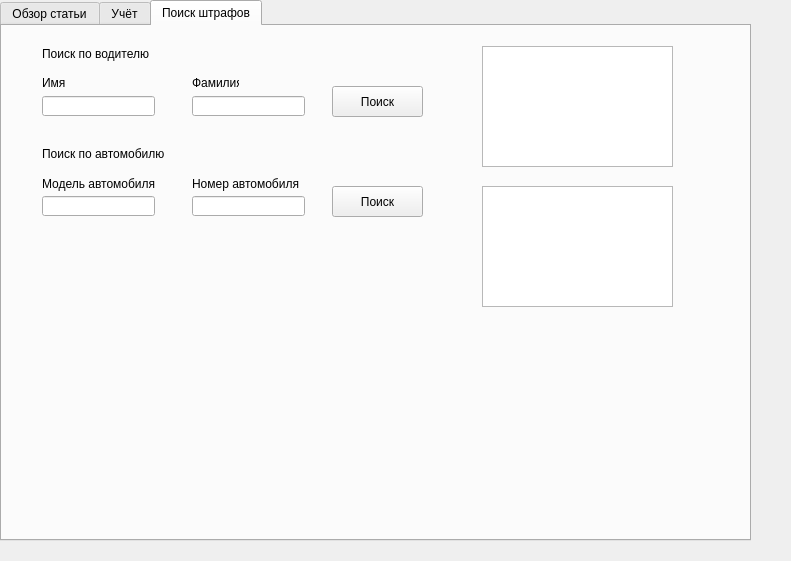
<?xml version="1.0" encoding="UTF-8"?>
<ui version="4.0">
 <class>Dialog</class>
 <widget class="QDialog" name="Dialog">
  <property name="geometry">
   <rect>
    <x>0</x>
    <y>0</y>
    <width>791</width>
    <height>561</height>
   </rect>
  </property>
  <property name="windowTitle">
   <string>Dialog</string>
  </property>
  <widget class="QTabWidget" name="tabWidget">
   <property name="geometry">
    <rect>
     <x>0</x>
     <y>0</y>
     <width>751</width>
     <height>541</height>
    </rect>
   </property>
   <property name="currentIndex">
    <number>2</number>
   </property>
   <widget class="QWidget" name="tab">
    <attribute name="title">
     <string>Обзор статьи</string>
    </attribute>
    <widget class="QTextBrowser" name="textBrowser_2">
     <property name="geometry">
      <rect>
       <x>340</x>
       <y>190</y>
       <width>256</width>
       <height>192</height>
      </rect>
     </property>
    </widget>
    <widget class="QLineEdit" name="lineEdit">
     <property name="geometry">
      <rect>
       <x>60</x>
       <y>70</y>
       <width>181</width>
       <height>21</height>
      </rect>
     </property>
    </widget>
    <widget class="QLabel" name="label_3">
     <property name="geometry">
      <rect>
       <x>350</x>
       <y>160</y>
       <width>47</width>
       <height>13</height>
      </rect>
     </property>
     <property name="text">
      <string>Штраф</string>
     </property>
    </widget>
    <widget class="QLabel" name="label">
     <property name="geometry">
      <rect>
       <x>60</x>
       <y>50</y>
       <width>121</width>
       <height>16</height>
      </rect>
     </property>
     <property name="text">
      <string>Номер статьи</string>
     </property>
    </widget>
    <widget class="QLabel" name="label_2">
     <property name="geometry">
      <rect>
       <x>70</x>
       <y>160</y>
       <width>71</width>
       <height>16</height>
      </rect>
     </property>
     <property name="text">
      <string>Содержание</string>
     </property>
    </widget>
    <widget class="QTextBrowser" name="textBrowser">
     <property name="geometry">
      <rect>
       <x>50</x>
       <y>190</y>
       <width>256</width>
       <height>192</height>
      </rect>
     </property>
    </widget>
    <widget class="QPushButton" name="pushButton">
     <property name="geometry">
      <rect>
       <x>80</x>
       <y>110</y>
       <width>131</width>
       <height>31</height>
      </rect>
     </property>
     <property name="text">
      <string>Поиск</string>
     </property>
    </widget>
   </widget>
   <widget class="QWidget" name="tab_2">
    <attribute name="title">
     <string>Учёт</string>
    </attribute>
    <widget class="QLineEdit" name="lineEdit_2">
     <property name="geometry">
      <rect>
       <x>30</x>
       <y>40</y>
       <width>131</width>
       <height>20</height>
      </rect>
     </property>
    </widget>
    <widget class="QLineEdit" name="lineEdit_3">
     <property name="geometry">
      <rect>
       <x>330</x>
       <y>40</y>
       <width>111</width>
       <height>20</height>
      </rect>
     </property>
    </widget>
    <widget class="QLineEdit" name="lineEdit_4">
     <property name="geometry">
      <rect>
       <x>180</x>
       <y>40</y>
       <width>131</width>
       <height>20</height>
      </rect>
     </property>
    </widget>
    <widget class="QPushButton" name="pushButton_2">
     <property name="geometry">
      <rect>
       <x>270</x>
       <y>90</y>
       <width>141</width>
       <height>41</height>
      </rect>
     </property>
     <property name="text">
      <string>Добавить водителя</string>
     </property>
    </widget>
    <widget class="QLabel" name="label_4">
     <property name="geometry">
      <rect>
       <x>30</x>
       <y>20</y>
       <width>47</width>
       <height>13</height>
      </rect>
     </property>
     <property name="text">
      <string>Имя</string>
     </property>
    </widget>
    <widget class="QLabel" name="label_5">
     <property name="geometry">
      <rect>
       <x>180</x>
       <y>20</y>
       <width>51</width>
       <height>16</height>
      </rect>
     </property>
     <property name="text">
      <string>Фамилия</string>
     </property>
    </widget>
    <widget class="QLabel" name="label_6">
     <property name="geometry">
      <rect>
       <x>330</x>
       <y>20</y>
       <width>121</width>
       <height>16</height>
      </rect>
     </property>
     <property name="text">
      <string>Модель автомобиля</string>
     </property>
    </widget>
    <widget class="QLineEdit" name="lineEdit_5">
     <property name="geometry">
      <rect>
       <x>590</x>
       <y>40</y>
       <width>111</width>
       <height>20</height>
      </rect>
     </property>
    </widget>
    <widget class="QLabel" name="label_7">
     <property name="geometry">
      <rect>
       <x>590</x>
       <y>20</y>
       <width>121</width>
       <height>16</height>
      </rect>
     </property>
     <property name="text">
      <string>Номер штрафа</string>
     </property>
    </widget>
    <widget class="QLineEdit" name="lineEdit_6">
     <property name="geometry">
      <rect>
       <x>460</x>
       <y>40</y>
       <width>111</width>
       <height>20</height>
      </rect>
     </property>
    </widget>
    <widget class="QLabel" name="label_8">
     <property name="geometry">
      <rect>
       <x>460</x>
       <y>20</y>
       <width>121</width>
       <height>16</height>
      </rect>
     </property>
     <property name="text">
      <string>Номер автомобиля</string>
     </property>
    </widget>
    <widget class="QPushButton" name="pushButton_3">
     <property name="geometry">
      <rect>
       <x>430</x>
       <y>90</y>
       <width>141</width>
       <height>41</height>
      </rect>
     </property>
     <property name="text">
      <string>Сохранить</string>
     </property>
    </widget>
   </widget>
   <widget class="QWidget" name="tab_3">
    <attribute name="title">
     <string>Поиск штрафов</string>
    </attribute>
    <widget class="QLabel" name="label_9">
     <property name="geometry">
      <rect>
       <x>40</x>
       <y>20</y>
       <width>151</width>
       <height>16</height>
      </rect>
     </property>
     <property name="text">
      <string>Поиск по водителю</string>
     </property>
    </widget>
    <widget class="QPushButton" name="pushButton_5">
     <property name="geometry">
      <rect>
       <x>330</x>
       <y>60</y>
       <width>91</width>
       <height>31</height>
      </rect>
     </property>
     <property name="text">
      <string>Поиск</string>
     </property>
    </widget>
    <widget class="QLineEdit" name="lineEdit_7">
     <property name="geometry">
      <rect>
       <x>40</x>
       <y>70</y>
       <width>113</width>
       <height>20</height>
      </rect>
     </property>
    </widget>
    <widget class="QLineEdit" name="lineEdit_8">
     <property name="geometry">
      <rect>
       <x>190</x>
       <y>70</y>
       <width>113</width>
       <height>20</height>
      </rect>
     </property>
    </widget>
    <widget class="QLabel" name="label_10">
     <property name="geometry">
      <rect>
       <x>40</x>
       <y>50</y>
       <width>47</width>
       <height>13</height>
      </rect>
     </property>
     <property name="text">
      <string>Имя</string>
     </property>
    </widget>
    <widget class="QLabel" name="label_11">
     <property name="geometry">
      <rect>
       <x>190</x>
       <y>50</y>
       <width>47</width>
       <height>13</height>
      </rect>
     </property>
     <property name="text">
      <string>Фамилия</string>
     </property>
    </widget>
    <widget class="QLabel" name="label_12">
     <property name="geometry">
      <rect>
       <x>40</x>
       <y>120</y>
       <width>151</width>
       <height>16</height>
      </rect>
     </property>
     <property name="text">
      <string>Поиск по автомобилю</string>
     </property>
    </widget>
    <widget class="QLineEdit" name="lineEdit_9">
     <property name="geometry">
      <rect>
       <x>40</x>
       <y>170</y>
       <width>113</width>
       <height>20</height>
      </rect>
     </property>
    </widget>
    <widget class="QLineEdit" name="lineEdit_10">
     <property name="geometry">
      <rect>
       <x>190</x>
       <y>170</y>
       <width>113</width>
       <height>20</height>
      </rect>
     </property>
    </widget>
    <widget class="QLabel" name="label_13">
     <property name="geometry">
      <rect>
       <x>40</x>
       <y>150</y>
       <width>121</width>
       <height>16</height>
      </rect>
     </property>
     <property name="text">
      <string>Модель автомобиля</string>
     </property>
    </widget>
    <widget class="QLabel" name="label_14">
     <property name="geometry">
      <rect>
       <x>190</x>
       <y>150</y>
       <width>121</width>
       <height>16</height>
      </rect>
     </property>
     <property name="text">
      <string>Номер автомобиля</string>
     </property>
    </widget>
    <widget class="QPushButton" name="pushButton_6">
     <property name="geometry">
      <rect>
       <x>330</x>
       <y>160</y>
       <width>91</width>
       <height>31</height>
      </rect>
     </property>
     <property name="text">
      <string>Поиск</string>
     </property>
    </widget>
    <widget class="QTextEdit" name="textEdit">
     <property name="geometry">
      <rect>
       <x>480</x>
       <y>20</y>
       <width>191</width>
       <height>121</height>
      </rect>
     </property>
    </widget>
    <widget class="QTextEdit" name="textEdit_2">
     <property name="geometry">
      <rect>
       <x>480</x>
       <y>160</y>
       <width>191</width>
       <height>121</height>
      </rect>
     </property>
    </widget>
   </widget>
  </widget>
 </widget>
 <resources/>
 <connections/>
</ui>
